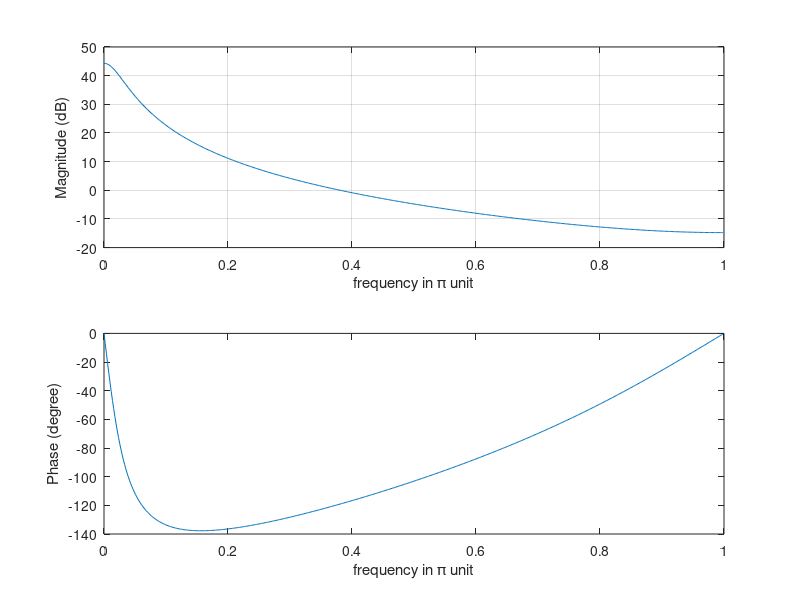

Reproduce this figure in MATLAB.
num = [1 1/3];
den = [1 -1.85*cos(pi/18) 0.83];
N = 512;

[h w ] = freqz(num, den, N)

mag_h = abs(h)
mag_h = 20 * log10(mag_h);
ang_h = angle(h)

subplot(2,1,1);
plot(w/pi, mag_h)
xlabel('frequency in \pi unit');
ylabel('Magnitude (dB)');
grid on

subplot(2,1,2);
plot(w/pi, ang_h*180/pi);
xlabel('frequency in \pi unit');
ylabel('Phase (degree)');
grid off